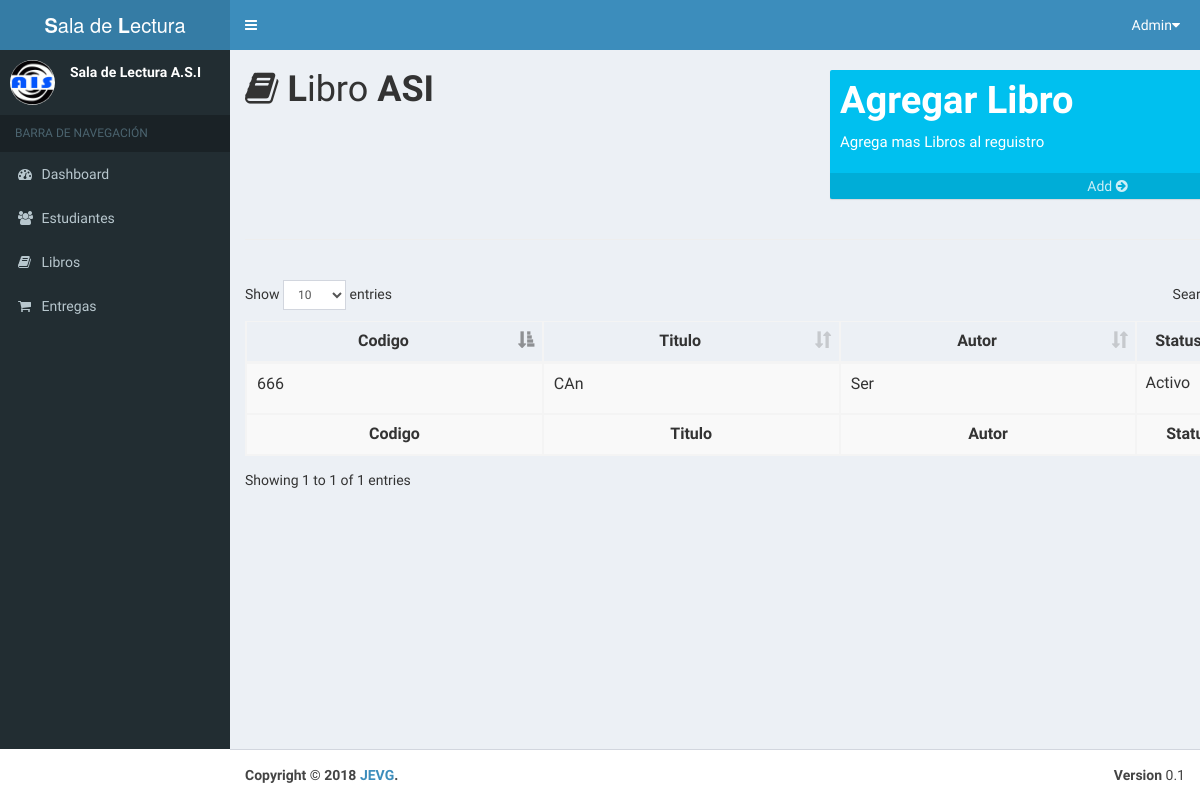
Before: /Book/Index (signed in) with the older database file.
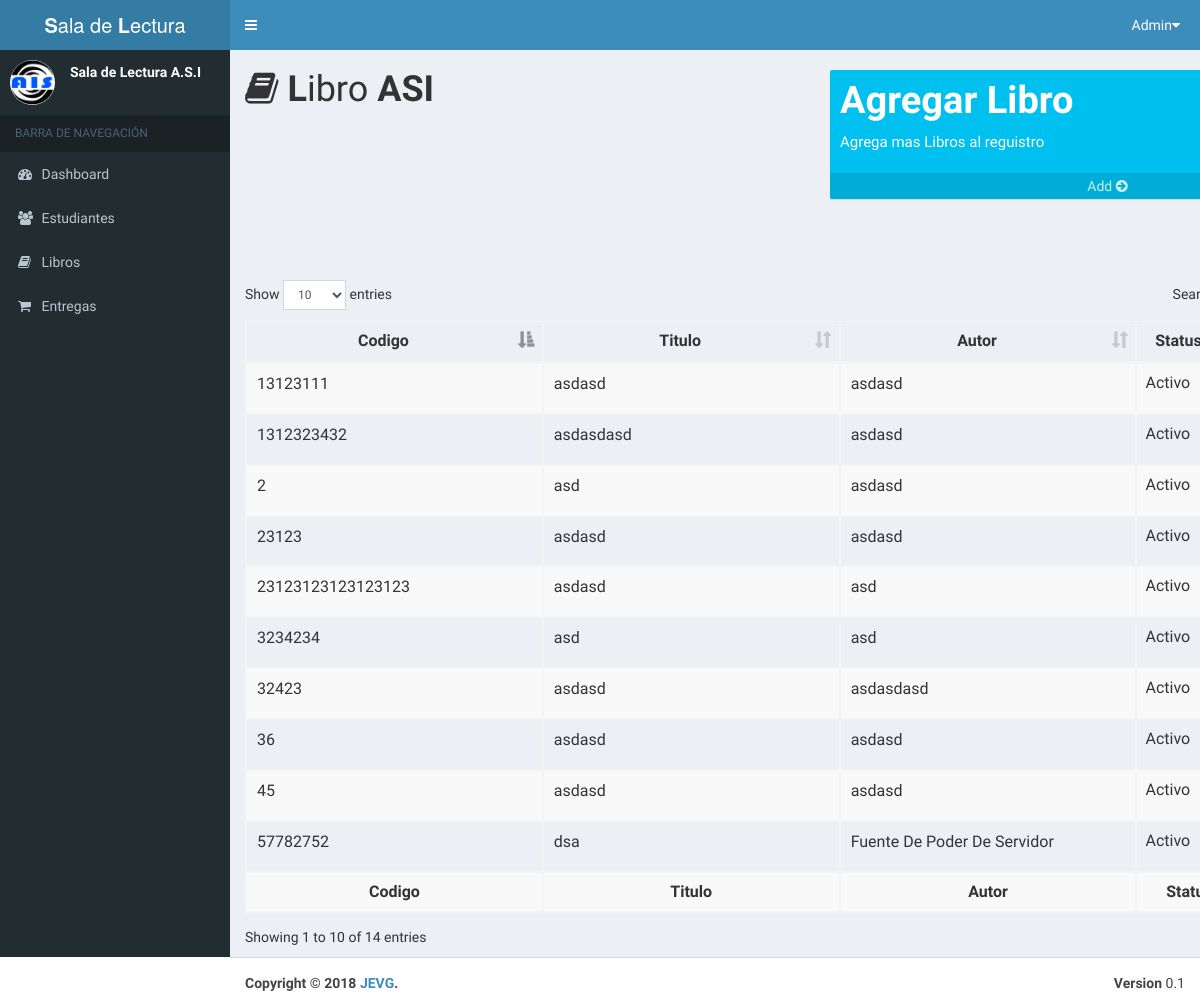
After: the same page with the newer database file.
### tables this page shows
CREATE TABLE IF NOT EXISTS `books` (
  `id` int(10) unsigned NOT NULL AUTO_INCREMENT,
  `code` varchar(50) NOT NULL,
  `autor` varchar(50) NOT NULL,
  `title` varchar(50) NOT NULL,
  `status` int(11) DEFAULT NULL,
  PRIMARY KEY (`id`),
  UNIQUE KEY `code` (`code`)
);

### libs/view.php (called while the page is built, shortened)
<?php
    class View{
        public function render($name){
            require_once 'views/'.$name.'.php';
        }
    }

### controllers/book.php (called while the page is built, shortened)
<?php
    class Book extends Controller{
        public function __construct(){
            $this->view->mensaje= '';
            $this->view->book= [];
            $this->view->estudent=[];
        }
        public function Index(){
            $book= $this->model->LoadBook();
            $estudent= $this->model->LoadEstudent();
            $this->view->book=$book;
            $this->view->estudent=$estudent;
            $this->view->render('book/index');
        }
    }

### index.php (called while the page is built, shortened)
<?php
   require_once 'libs/database.php';
   require_once 'libs/view.php';
   $app=new App();

### models/BookModel.php (called while the page is built, shortened)
<?php
    class BookModel extends Model{
        public function LoadBook(){
            $items=[];
            try{
                $query= $this->db->connect()->query('SELECT * FROM books');
                while($row = $query->fetch()){
                    $item=new TableBook();
                    $item->id=$row['id'];
                    $item->code=$row['code'];
                    $item->autor=$row['autor'];
                    $item->title=$row['title'];
                    $item->status=$row['status'];
                    array_push($items, $item);
                }
                return $items;
            }catch(PDOException $e){
                return [];
            }
        }
    }

### libs/database.php (called while the page is built)
<?php
    class Database{
        private $host;
        private $user;
        private $pass;
        private $db;
        private $charset;
        public function __construct(){
            $this->host=constant('HOST');
            $this->db=constant('DB');
            $this->user=constant('USER');
            $this->pass=constant('PASSWORD');
            $this->charset=constant('CHARSET');
        }
        function connect(){
            try{
                $connection="mysql:host=". $this->host .";dbname=". $this->db .";charset=". $this->charset;
                $options=[
                    PDO::ATTR_ERRMODE            => PDO::ERRMODE_EXCEPTION,
                    PDO::ATTR_EMULATE_PREPARES   => false
                ];
                $pdo=new PDO($connection, $this->user, $this->pass, $options);
                return $pdo;
            }catch(PDOExection $e){
                print_r('Error de coneción:'.$e->getMenssage());
            }
        }
    }

### views/book/index.php (the view, shortened to what the changed rows need)
<?php require 'views/layouts/newTemplate.php'; ?>
<?php include 'views/modales/add.book.php'; ?>
<main>
<div class='container'>
        <div class="row">
            <div class='col-xs-6 col-lg-6 col-md-6'>
                <h1 class='app-sub-titulo'> <i class='fa fa-book'></i> <b>L</b>ibro <b>ASI</b></h1>
            </div>
            <div class="col-xs-6 col-lg-6 col-md-6" style='margin-top:2rem'>
                <div class="small-box bg-aqua">
                    <div class="inner">
                        <h3>Agregar Libro</h3>
                        <p>Agrega mas Libros al reguistro</p>
                    </div>
                    <a href="#" data-toggle="modal" data-target="#modalAddBooks" class="small-box-footer">Add <i class="fa fa-arrow-circle-right"></i></a>
                </div>
            </div>
        </div><hr><br>
            <div class="container">
                <div class="row">
                    <table id="Book" class="table table-striped table-bordered table-hover dataTable" role='grid'>
                        <thead>
                            <tr id='app-tr'>
                                <th class="text-center">Codigo</th>
                                <th class="text-center">Titulo</th>
                                <th class="text-center">Autor</th>
                                <th class="text-center">Status</th>
                            </tr>
                        </thead>
                        <tbody>
                        <?php foreach ($this->book as $row) {
                            $book=$row;
                            if ($book->status == 1) {
                            ?>
                            <form action="#" methods='POST'>
                            <tr id='tr<?php echo $book->id?>'>
                                <td>
                                    <input type="number" disabled id='Pcode<?php echo $book->id?>' value='<?php echo $book->code; ?>' style='border:none;background:none'>
                                </td>
                                <td>
                                    <input type="text" disabled id='Pautor<?php echo $book->id?>' value='<?php echo $book->autor; ?>' style='border:none;background:none'>
                                </td>
                                <td>
                                    <input type="text" disabled id='Ptitle<?php echo $book->id?>' value='<?php echo $book->title; ?>' style='border:none;background:none'>
                                </td>
                                <td>
                                   <p> <?php if($book->status==1){echo 'Activo';} ?> </p>
                                </td>
                                </form>
                        <?php } }?>
                        </tbody>
                            <tr>
                                <th class="text-center">Codigo</th>
                                <th class="text-center">Titulo</th>
                                <th class="text-center">Autor</th>
                                <th class="text-center">Status</th>
                            </tr>
                    </table>
                </div>
            </div>
        </div>
    </div>

Changed rows visible on the page:
removed books: code "666", autor "CAn", title "Ser", status "Activo"
now on this page (row edited): books: code "23123", autor "asdasd", title "asdasd", status "Activo"
now on this page (row edited): books: code "32423", autor "asdasd", title "asdasdasd", status "Activo"
now on this page (row edited): books: code "1312323432", autor "asdasdasd", title "asdasd", status "Activo"
now on this page (row edited): books: code "23123123123123123", autor "asdasd", title "asd", status "Activo"
now on this page (row edited): books: code "2", autor "asd", title "asdasd", status "Activo"
now on this page (row edited): books: code "3234234", autor "asd", title "asd", status "Activo"
now on this page (row edited): books: code "45", autor "asdasd", title "asdasd", status "Activo"
now on this page (row edited): books: code "36", autor "asdasd", title "asdasd", status "Activo"
now on this page (row edited): books: code "57782752", autor "dsa", title "Fuente De Poder De Servidor", status "Activo"
added books: code "13123111", autor "asdasd", title "asdasd", status "Activo"
Other visible differences:
text written by a page script: "Show entries Search: Showing 1 to 1 of 1 entries" → "Show entries Search: Showing 1 to 10 of 14 entries"
